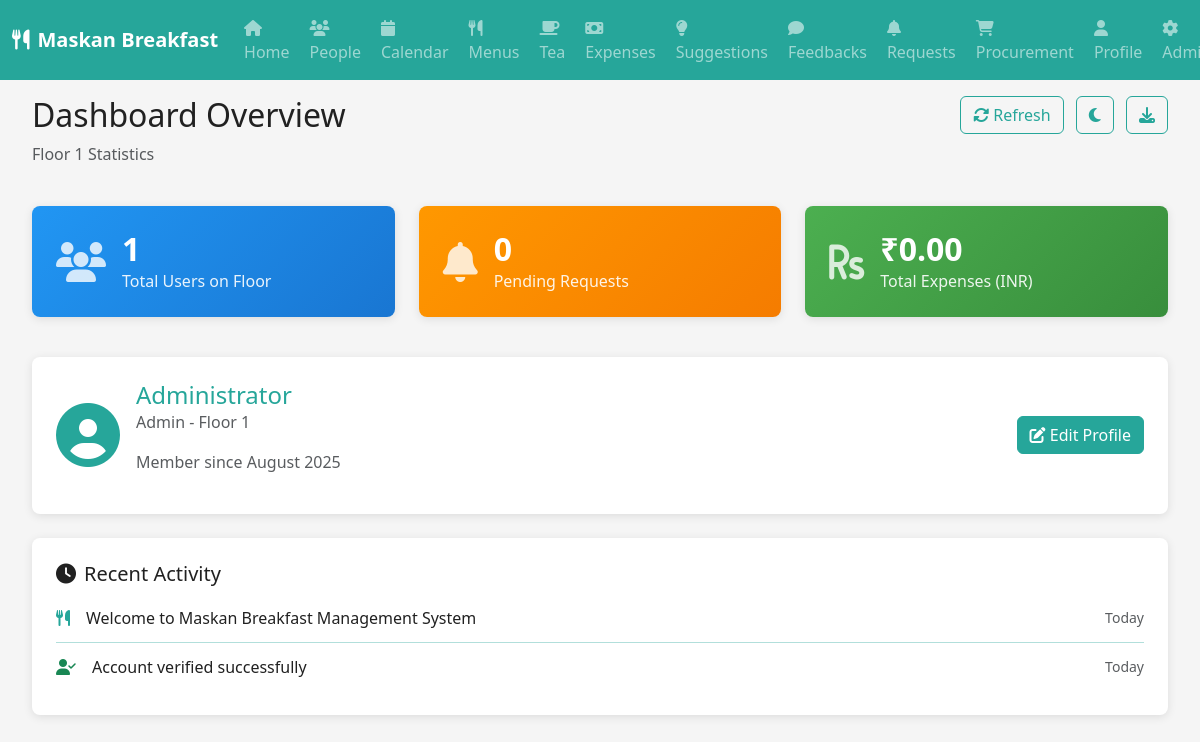
Screenshot of /home (signed in) with the database file from the repository.
### models.py (models this page shows)
class User(db.Model):
    id = db.Column(db.Integer, primary_key=True)
    username = db.Column(db.String(64), unique=True, nullable=True)
    email = db.Column(db.String(120), unique=True, nullable=False)
    password_hash = db.Column(db.String(256))
    role = db.Column(db.String(20), nullable=False)
    floor = db.Column(db.Integer, nullable=True)
    is_verified = db.Column(db.Boolean, default=False)
    profile_pic = db.Column(db.String(200), nullable=True)
    created_at = db.Column(db.DateTime, default=datetime.utcnow)
    updated_at = db.Column(db.DateTime, default=datetime.utcnow, onupdate=datetime.utcnow)

### routes.py (the view)
@app.route('/home')
def home():
    if 'user_id' not in session:
        return redirect(url_for('login'))
    user = User.query.get(session['user_id'])
    stats = {
        'user_count': User.query.filter_by(floor=user.floor).count(),
        'pending_requests': Request.query.filter_by(floor=user.floor, status='pending').count(),
        'weekly_expenses': sum([e.amount for e in Expense.query.filter_by(floor=user.floor).all()])
    }
    return render_template('home.html', user=user, stats=stats)

### routes.py (called while the page is built)
@app.context_processor
def inject_user():
    if 'user_id' in session:
        user = User.query.get(session['user_id'])
        return dict(current_user=user)
    return dict(current_user=None)

### templates/home.html (shortened to what this page needs)
{% extends "base.html" %}
{% block content %}
<div class="container-fluid">
    <div class="row mb-4">
        <div class="col-md-6">
            <h2>Dashboard Overview</h2>
            <p class="text-muted">Floor {{ user.floor }} Statistics</p>
        </div>
        <div class="col-md-6 text-end">
            <button class="btn btn-outline-teal me-2" onclick="refreshData()">
                <i class="fas fa-sync-alt"></i> Refresh
            </button>
            <button class="btn btn-outline-teal me-2" onclick="toggleTheme()">
                <i class="fas fa-moon" id="themeIcon"></i>
            </button>
            <button class="btn btn-outline-teal" onclick="downloadApp()" title="Download App">
                <i class="fas fa-download"></i>
            </button>
        </div>
    </div>
    <div class="row mb-4">
        <div class="col-md-4">
            <div class="stat-card bg-primary">
                <div class="stat-icon">
                    <i class="fas fa-users"></i>
                </div>
                <div class="stat-content">
                    <h3>{{ stats.user_count }}</h3>
                    <p>Total Users on Floor</p>
                </div>
            </div>
        </div>
        <div class="col-md-4">
            <div class="stat-card bg-warning">
                <div class="stat-icon">
                    <i class="fas fa-bell"></i>
                </div>
                <div class="stat-content">
                    <h3>{{ stats.pending_requests }}</h3>
                    <p>Pending Requests</p>
                </div>
            </div>
        </div>
        <div class="col-md-4">
            <div class="stat-card bg-success">
                <div class="stat-icon">
                    <i class="fas fa-rupee-sign"></i>
                </div>
                <div class="stat-content">
                    <h3>₹{{ "%.2f"|format(stats.weekly_expenses) }}</h3>
                    <p>Total Expenses (INR)</p>
                </div>
            </div>
        </div>
    </div>
    <div class="row mb-4">
        <div class="col-md-12">
            <div class="profile-card">
                <div class="profile-avatar">
                    <i class="fas fa-user-circle fa-4x"></i>
                </div>
                <div class="profile-info">
                    <h4>{{ user.username or user.email }}</h4>
                    <p class="text-muted">{{ user.role.title() }} - Floor {{ user.floor }}</p>
                    <p class="text-muted">Member since {{ user.created_at.strftime('%B %Y') if user.created_at else 'N/A' }}</p>
                </div>
                <div class="profile-actions">
                    <a href="{{ url_for('profile') }}" class="btn btn-teal">
                        <i class="fas fa-edit"></i> Edit Profile
                    </a>
                </div>
            </div>
        </div>
    </div>
    <div class="row">
        <div class="col-md-12">
            <div class="activity-card">
                <h5><i class="fas fa-clock me-2"></i>Recent Activity</h5>
                <div class="activity-list">
                    <div class="activity-item">
                        <i class="fas fa-utensils text-teal"></i>
                        <span>Welcome to Maskan Breakfast Management System</span>
                        <small class="text-muted">Today</small>
                    </div>
                    <div class="activity-item">
                        <i class="fas fa-user-check text-success"></i>
                        <span>Account verified successfully</span>
                        <small class="text-muted">Today</small>
                    </div>
                </div>
            </div>
        </div>
    </div>
</div>
{% endblock %}

### static/style.css (style rules this page uses)
:root { --teal-primary: #26A69A; --teal-dark: #00695C; --teal-light: #4DB6AC; --teal-lighter: #B2DFDB; --white: #FFFFFF; --light-gray: #F5F5F5; --gray: #9E9E9E; --dark-gray: #424242; --black: #212121; --success: #4CAF50; --warning: #FF9800; --danger: #F44336; --info: #2196F3; --shadow: 0 2px 10px rgba(0,0,0,0.1); --shadow-hover: 0 4px 20px rgba(0,0,0,0.15); --border-radius: 8px; --transition: all 0.3s ease; }
* { box-sizing: border-box; }
body { font-family: 'Segoe UI', Tahoma, Geneva, Verdana, sans-serif; background-color: var(--light-gray); color: var(--black); transition: var(--transition); }
.btn-teal { background-color: var(--teal-primary); border-color: var(--teal-primary); color: var(--white); transition: var(--transition); }
.btn-outline-teal { color: var(--teal-primary); border-color: var(--teal-primary); transition: var(--transition); }
.stat-card { background: var(--white); border-radius: var(--border-radius); padding: 1.5rem; box-shadow: var(--shadow); transition: var(--transition); display: flex; align-items: center; margin-bottom: 1rem; }
.stat-card.bg-primary { background: linear-gradient(135deg, var(--info), #1976D2) !important; color: var(--white); }
.stat-card.bg-success { background: linear-gradient(135deg, var(--success), #388E3C) !important; color: var(--white); }
.stat-card.bg-warning { background: linear-gradient(135deg, var(--warning), #F57C00) !important; color: var(--white); }
.stat-icon { font-size: 2.5rem; margin-right: 1rem; opacity: 0.8; }
.stat-content h3 { margin: 0; font-size: 2rem; font-weight: bold; }
.stat-content p { margin: 0; opacity: 0.9; }
.profile-card { background: var(--white); border-radius: var(--border-radius); padding: 1.5rem; box-shadow: var(--shadow); display: flex; align-items: center; }
.profile-avatar { margin-right: 1rem; color: var(--teal-primary); }
.profile-info { flex: 1; }
.profile-info h4 { margin: 0; color: var(--teal-primary); }
.profile-actions .btn { margin-left: 1rem; }
.activity-card { background: var(--white); border-radius: var(--border-radius); padding: 1.5rem; box-shadow: var(--shadow); }
.activity-item { display: flex; align-items: center; padding: 0.75rem 0; border-bottom: 1px solid var(--teal-lighter); }
.activity-item:last-child { border-bottom: none; }
.activity-item i { margin-right: 1rem; }
.activity-item span { flex: 1; }
.activity-item small { margin-left: 1rem; }
.card, .stat-card, .action-card { animation: fadeIn 0.5s ease-out; }
.text-teal { color: var(--teal-primary) !important; }

### rows the page displays
User: floor "1", username "Administrator", role "Admin", created_at "August 2025"

### other values shown
{{ stats.user_count }} "1"
{{ stats.pending_requests }} "0"
{{ "%.2f"|format(stats.weekly_expenses) }} "0.00"
